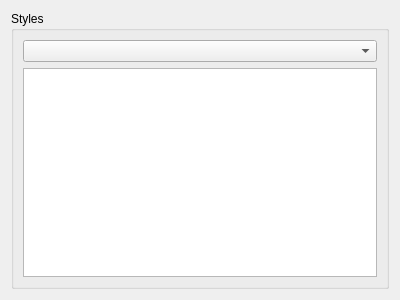
<?xml version="1.0" encoding="UTF-8"?>
<ui version="4.0">
 <class>WdgStylesSelector</class>
 <widget class="QWidget" name="WdgStylesSelector">
  <property name="geometry">
   <rect>
    <x>0</x>
    <y>0</y>
    <width>400</width>
    <height>300</height>
   </rect>
  </property>
  <layout class="QGridLayout" name="gridLayout">
   <item row="0" column="0">
    <widget class="QGroupBox" name="grpStyleSelector">
     <property name="title">
      <string>Styles</string>
     </property>
     <layout class="QGridLayout" name="gridLayout_2">
      <item row="1" column="0">
       <widget class="QListView" name="listStyles"/>
      </item>
      <item row="0" column="0">
       <widget class="QComboBox" name="cmbStyleCollections"/>
      </item>
     </layout>
    </widget>
   </item>
  </layout>
 </widget>
 <resources/>
 <connections/>
</ui>
